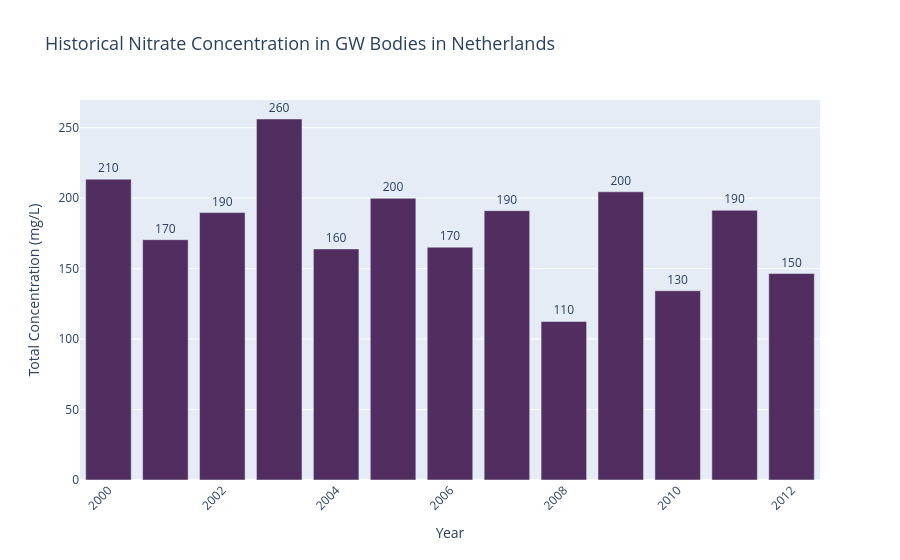
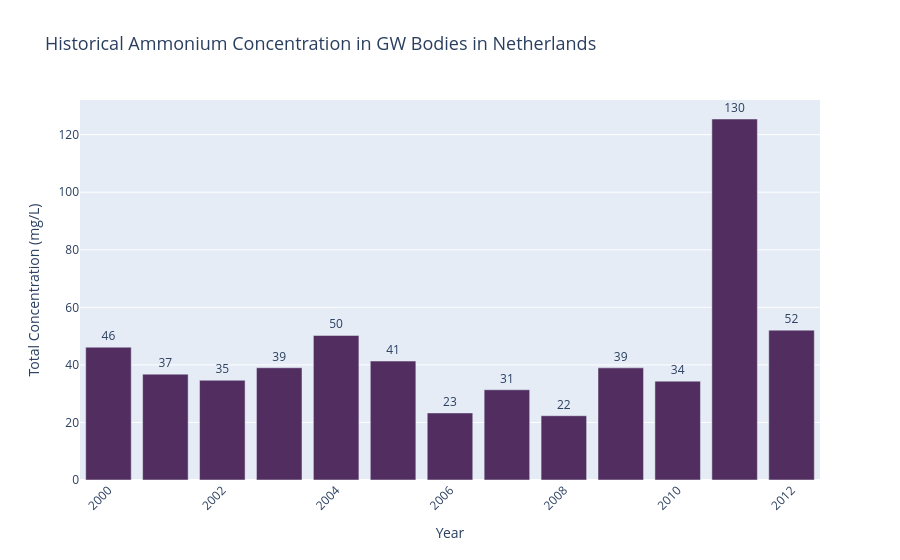

The notebook cell saved with these charts, in order:
### Code cell
plot_chemical_trend(
    df=water_clean,
    country='Netherlands',
    chemical='Nitrate',
    min_year=2000
)

plot_chemical_trend(
    df=water_clean,
    country='Netherlands',
    chemical='Ammonium',
    min_year=2000
)

### Figure 1 — Plotly figure (JSON) as saved in the notebook; plotly's stock layout.template omitted (floating-point values rounded to 4 significant figures)
{"data": [{"hovertemplate": "Year=%{x}<br>Total Concentration (mg/L)=%{y}<extra></extra>", "legendgroup": "", "marker": {"color": "#512E5F", "pattern": {"shape": ""}}, "name": "", "orientation": "v", "showlegend": false, "textposition": "outside", "texttemplate": "%{y:.2s}", "type": "bar", "x": [2000, 2001, 2002, 2003, 2004, 2005, 2006, 2007, 2008, 2009, 2010, 2011, 2012], "xaxis": "x", "y": [213.5, 170.5, 189.8, 256.2, 164.0, 199.9, 165.2, 191.2, 112.5, 204.5, 134.3, 191.4, 146.5], "yaxis": "y"}], "layout": {"bargap": 0.2, "barmode": "relative", "legend": {"tracegroupgap": 0}, "margin": {"t": 100}, "title": {"font": {"size": 18}, "text": "Historical Nitrate Concentration in GW Bodies in Netherlands"}, "xaxis": {"anchor": "y", "domain": [0, 1], "tickangle": -45, "title": {"text": "Year"}}, "yaxis": {"anchor": "x", "domain": [0, 1], "title": {"text": "Total Concentration (mg/L)"}}}}

### Figure 2 — Plotly figure (JSON) as saved in the notebook; plotly's stock layout.template omitted (floating-point values rounded to 4 significant figures)
{"data": [{"hovertemplate": "Year=%{x}<br>Total Concentration (mg/L)=%{y}<extra></extra>", "legendgroup": "", "marker": {"color": "#512E5F", "pattern": {"shape": ""}}, "name": "", "orientation": "v", "showlegend": false, "textposition": "outside", "texttemplate": "%{y:.2s}", "type": "bar", "x": [2000, 2001, 2002, 2003, 2004, 2005, 2006, 2007, 2008, 2009, 2010, 2011, 2012], "xaxis": "x", "y": [46.15, 36.78, 34.66, 39.0, 50.22, 41.33, 23.3, 31.36, 22.33, 38.96, 34.35, 125.4, 52.07], "yaxis": "y"}], "layout": {"bargap": 0.2, "barmode": "relative", "legend": {"tracegroupgap": 0}, "margin": {"t": 100}, "title": {"font": {"size": 18}, "text": "Historical Ammonium Concentration in GW Bodies in Netherlands"}, "xaxis": {"anchor": "y", "domain": [0, 1], "tickangle": -45, "title": {"text": "Year"}}, "yaxis": {"anchor": "x", "domain": [0, 1], "title": {"text": "Total Concentration (mg/L)"}}}}
